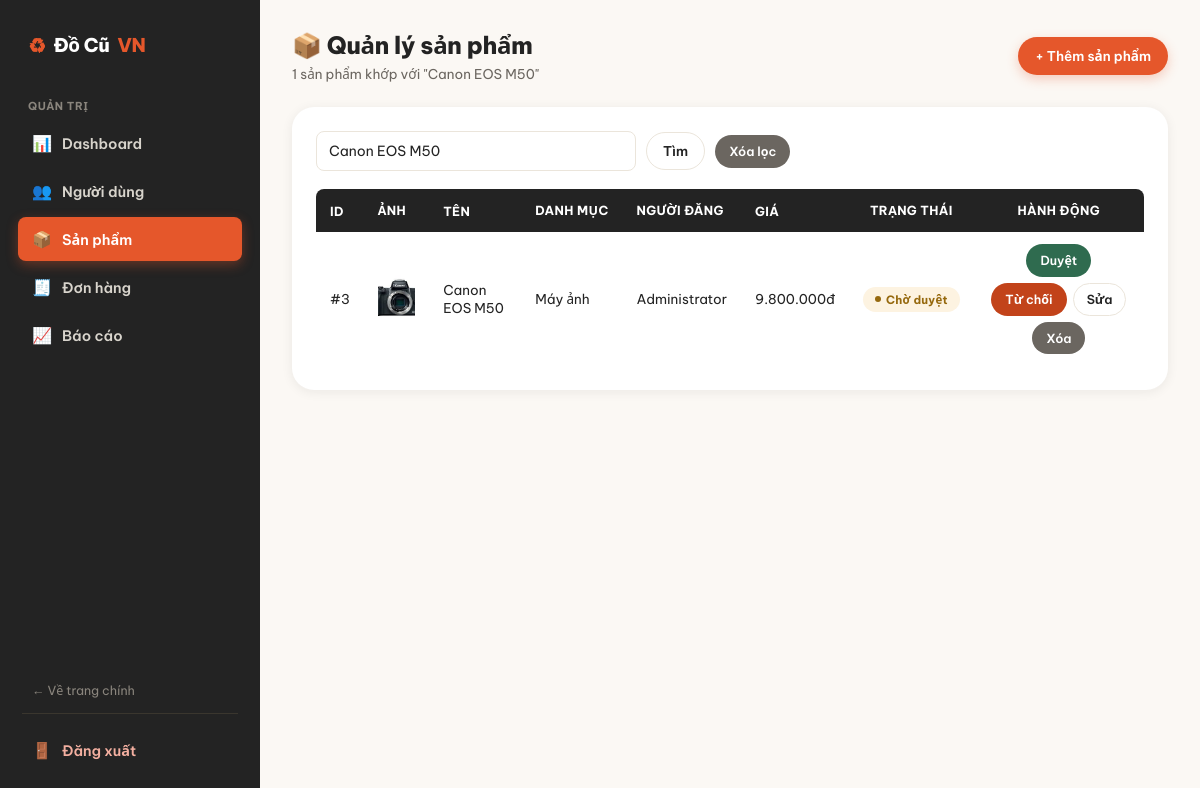
The page /admin/products.php?keyword=Canon EOS M50 (signed in) on the database its author committed.
### tables this page shows
CREATE TABLE `products` (
  `id` int(11) NOT NULL,
  `user_id` int(11) NOT NULL,
  `category_id` int(11) NOT NULL,
  `title` varchar(255) NOT NULL,
  `description` text DEFAULT NULL,
  `price` decimal(12,2) NOT NULL,
  `image` varchar(255) DEFAULT NULL,
  `condition_item` enum('new','like_new','good','fair') DEFAULT 'good',
  `location` varchar(255) DEFAULT NULL,
  `views` int(11) DEFAULT 0,
  `status` enum('active','pending','sold','hidden','rejected','deleted') DEFAULT 'pending',
  `created_at` timestamp NOT NULL DEFAULT current_timestamp(),
  `updated_at` timestamp NOT NULL DEFAULT current_timestamp() ON UPDATE current_timestamp()
);

CREATE TABLE `categories` (
  `id` int(11) NOT NULL,
  `name` varchar(100) NOT NULL,
  `description` text DEFAULT NULL,
  `icon` varchar(100) DEFAULT NULL,
  `status` tinyint(4) DEFAULT 1
);

CREATE TABLE `users` (
  `id` int(11) NOT NULL,
  `fullname` varchar(100) NOT NULL,
  `username` varchar(50) NOT NULL,
  `email` varchar(100) NOT NULL,
  `password` varchar(255) NOT NULL,
  `phone` varchar(20) DEFAULT NULL,
  `avatar` varchar(255) DEFAULT 'uploads/avatar/default.png',
  `address` varchar(255) DEFAULT NULL,
  `gender` enum('Nam','Nữ','Khác') DEFAULT NULL,
  `dob` date DEFAULT NULL,
  `role` enum('admin','user') NOT NULL DEFAULT 'user',
  `status` enum('active','blocked') NOT NULL DEFAULT 'active',
  `created_at` timestamp NOT NULL DEFAULT current_timestamp(),
  `updated_at` timestamp NOT NULL DEFAULT current_timestamp() ON UPDATE current_timestamp()
);

### admin/inc/auth.php (called while the page is built, shortened)
<?php
if (!function_exists("e")) {
    function e($value): string
    {
        return htmlspecialchars((string)($value ?? ""), ENT_QUOTES, "UTF-8");
    }
}
if (!function_exists("money")) {
    function money($amount): string
    {
        return number_format((float)$amount, 0, ",", ".") . "đ";
    }
}
if (!function_exists("statusBadge")) {
    function statusBadge(?string $status): array
    {
        $map = [
            "active"    => ["Đang bán",     "badge-success"],
            "pending"   => ["Chờ duyệt",    "badge-warning"],
            "sold"      => ["Đã bán",       "badge-info"],
            "hidden"    => ["Đã ẩn",        "badge-neutral"],
            "rejected"  => ["Từ chối",      "badge-danger"],
            "deleted"   => ["Đã xóa",       "badge-danger"],
            "accepted"  => ["Đã nhận",      "badge-info"],
            "completed" => ["Hoàn thành",   "badge-success"],
            "cancelled" => ["Đã hủy",       "badge-danger"],
            "blocked"   => ["Đã khóa",      "badge-danger"],
        ];
        $status = trim((string)$status);
        return $map[$status];
    }
}

### admin/products.php (the view, shortened to what this page needs)
<?php
require_once "inc/auth.php";
$keyword = trim($_GET["keyword"] ?? "");
if ($keyword !== "") {
    $stmt = $conn->prepare("
        SELECT
            p.*,
            c.name AS category_name,
            u.fullname AS seller_name
        FROM products p
        LEFT JOIN categories c ON p.category_id = c.id
        LEFT JOIN users u ON p.user_id = u.id
        WHERE p.title LIKE ?
        ORDER BY p.created_at DESC
    ");
    $like = "%" . $keyword . "%";
    $stmt->bind_param("s", $like);
    $stmt->execute();
    $result = $stmt->get_result();
}
?>
<!DOCTYPE html>
<html lang="vi">
<head>
<link rel="stylesheet" href="../assets/css/admin.css">
</head>
<body>
<div class="admin-wrapper">
    <?php include "sidebar.php"; ?>
    <main class="admin-main">
        <div class="admin-topbar">
            <div>
                <h1>📦 Quản lý sản phẩm</h1>
                <div class="subtitle"><?= $result->num_rows ?> sản phẩm<?= $keyword !== "" ? " khớp với \"" . e($keyword) . "\"" : "" ?></div>
            </div>
            <a href="../add-product.html" class="btn btn-primary">+ Thêm sản phẩm</a>
        </div>
        <div class="panel">
            <form method="GET" class="filter-bar">
                <input type="text" name="keyword" placeholder="Tìm sản phẩm theo tên..." value="<?= e($keyword) ?>">
                <button class="btn btn-outline">Tìm</button>
                <?php if ($keyword !== ""): ?>
                    <a href="products.php" class="btn btn-neutral btn-sm">Xóa lọc</a>
                <?php endif; ?>
            </form>
            <div class="table-scroll">
                <table class="admin-table">
                    <thead>
                    <tr>
                        <th>ID</th>
                        <th>Ảnh</th>
                        <th>Tên</th>
                        <th>Danh mục</th>
                        <th>Người đăng</th>
                        <th>Giá</th>
                        <th class="center">Trạng thái</th>
                        <th class="center">Hành động</th>
                    </tr>
                    </thead>
                    <tbody>
                    <?php if ($result->num_rows === 0): ?>
                        <tr class="empty-row"><td colspan="8">Không có sản phẩm nào.</td></tr>
                    <?php else: while ($p = $result->fetch_assoc()):
                        [$label, $cls] = statusBadge($p["status"]);
                    ?>
                        <tr>
                            <td>#<?= (int)$p["id"] ?></td>
                            <td><img class="thumb" src="../<?= e($p["image"]) ?>" alt="<?= e($p["title"]) ?>"></td>
                            <td><?= e($p["title"]) ?></td>
                            <td><?= $p["category_name"] !== null ? e($p["category_name"]) : "<em>—</em>" ?></td>
                            <td><?= $p["seller_name"] !== null ? e($p["seller_name"]) : "<em>(tài khoản đã xóa)</em>" ?></td>
                            <td><?= money($p["price"]) ?></td>
                            <td class="center"><span class="badge <?= $cls ?>"><?= e($label) ?></span></td>
                            <td class="center">
                                <div class="action-group">
                                <?php if ($p["status"] === "pending"): ?>
                                    <a class="btn btn-sm btn-success"
                                       href="../api/admin/approve.php?id=<?= (int)$p["id"] ?>">
                                        Duyệt
                                    </a>
                                    <a class="btn btn-sm btn-danger"
                                       href="../api/admin/reject.php?id=<?= (int)$p["id"] ?>"
                                       onclick="return confirmAction('Từ chối sản phẩm này?')">
                                        Từ chối
                                    </a>
                                <?php endif; ?>
                                    <a class="btn btn-sm btn-outline" href="edit-product.php?id=<?= (int)$p["id"] ?>">
                                        Sửa
                                    </a>
                                    <a class="btn btn-sm btn-neutral"
                                       onclick="return confirmAction('Xóa sản phẩm này? Hành động không thể hoàn tác.')"
                                       href="../api/admin/delete-product.php?id=<?= (int)$p["id"] ?>">
                                        Xóa
                                    </a>
                                </div>
                            </td>
                        </tr>
                    <?php endwhile; endif; ?>
                    </tbody>
                </table>
            </div>
        </div>
    </main>
</div>
</body>
</html>

### assets/css/admin.css (style rules this page uses)
:root { --ember:#E5572B; --ember-dark:#C2431A; --ember-light:#FDECE4; --moss:#2F6B4F; --moss-light:#E4F2EA; --gold:#F0A93E; --gold-light:#FDF3E1; --ink:#232323; --charcoal:#6B6660; --cream:#FBF8F4; --line:#EBE5DB; --white:#FFFFFF; --radius-sm:8px; --radius-md:14px; --radius-lg:22px; --shadow-card:0 2px 12px rgba(35,30,25,.07); --shadow-hover:0 14px 28px rgba(35,30,25,.14); --sidebar-w:260px; }
*,*::before,*::after { box-sizing:border-box; }
body { margin:0; font-family:'Be Vietnam Pro', system-ui, sans-serif; color:var(--ink); background:var(--cream); -webkit-font-smoothing:antialiased; }
a { text-decoration:none; color:inherit; }
img { max-width:100%; display:block; }
.admin-wrapper { display:flex; min-height:100vh; }
.admin-main { margin-left:var(--sidebar-w); width:calc(100% - var(--sidebar-w)); padding:28px 32px 60px; box-sizing:border-box; }
.admin-topbar { display:flex; align-items:center; justify-content:space-between; gap:16px; margin-bottom:24px; flex-wrap:wrap; }
.admin-topbar h1 { font-size:24px; font-weight:800; letter-spacing:-.3px; margin:0; color:var(--ink); }
.admin-topbar .subtitle { font-size:13.5px; color:var(--charcoal); margin-top:4px; }
.panel { background:var(--white); border-radius:var(--radius-lg); box-shadow:var(--shadow-card); padding:24px; margin-bottom:28px; }
.table-scroll { overflow-x:auto; }
table.admin-table { width:100%; border-collapse:collapse; min-width:640px; }
.admin-table thead th { background:var(--ink); color:var(--white); padding:13px 14px; font-size:12.5px; font-weight:700; text-transform:uppercase; letter-spacing:.03em; text-align:left; white-space:nowrap; }
.admin-table thead th:first-child { border-radius:var(--radius-sm) 0 0 0; }
.admin-table thead th:last-child { border-radius:0 var(--radius-sm) 0 0; }
.admin-table td { padding:12px 14px; border-bottom:1px solid var(--line); font-size:13.5px; color:var(--ink); vertical-align:middle; }
.admin-table tbody tr:last-child td { border-bottom:none; }
.admin-table td.center, .admin-table th.center { text-align:center; }
.thumb { width:56px; height:56px; object-fit:cover; border-radius:var(--radius-sm); background:var(--cream); }
.badge { display:inline-flex; align-items:center; gap:5px; padding:5px 12px; border-radius:999px; font-size:11.5px; font-weight:700; letter-spacing:.02em; white-space:nowrap; }
.badge::before { content:""; width:6px; height:6px; border-radius:50%; background:currentColor; }
.badge-warning { background:var(--gold-light); color:#96690E; }
.btn { display:inline-flex; align-items:center; justify-content:center; gap:6px; font-family:inherit; font-size:13.5px; font-weight:600; padding:9px 16px; border-radius:999px; border:1.5px solid transparent; cursor:pointer; transition:all .18s ease; white-space:nowrap; }
.btn-sm { padding:7px 13px; font-size:12.5px; }
.btn-primary { background:var(--ember); color:var(--white); box-shadow:0 4px 12px rgba(229,87,43,.28); }
.btn-success { background:var(--moss); color:var(--white); }
.btn-danger { background:var(--ember-dark); color:var(--white); }
.btn-neutral { background:var(--charcoal); color:var(--white); }
.btn-outline { background:transparent; color:var(--ink); border-color:var(--line); }
.action-group { display:flex; gap:6px; flex-wrap:wrap; justify-content:center; }
input[type=text], input[type=number], input[type=file], textarea, select { width:100%; padding:10px 12px; border:1.5px solid var(--line); border-radius:var(--radius-sm); font-family:inherit; font-size:14px; background:var(--white); color:var(--ink); transition:border-color .15s ease; }
.filter-bar { display:flex; gap:10px; align-items:center; margin-bottom:18px; flex-wrap:wrap; }
.filter-bar input[type=text] { max-width:320px; }
.filter-bar .btn { flex-shrink:0; }

### rows shown on the page
products: id "3", image (picture), title "Canon EOS M50", category.name "Máy ảnh", user.fullname "Administrator", price "9.800.000đ", label "Chờ duyệt"

### other values the page prints
$result->num_rows "1"
$keyword "Canon EOS M50"
